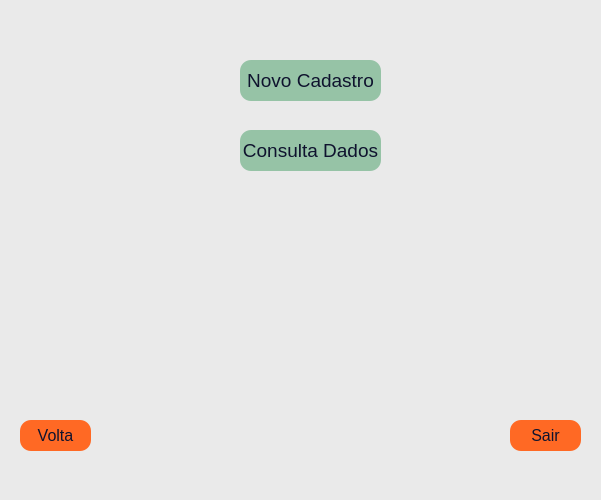
<?xml version="1.0" encoding="UTF-8"?>
<ui version="4.0">
 <class>mainWindow</class>
 <widget class="QMainWindow" name="mainWindow">
  <property name="geometry">
   <rect>
    <x>0</x>
    <y>0</y>
    <width>601</width>
    <height>500</height>
   </rect>
  </property>
  <property name="maximumSize">
   <size>
    <width>601</width>
    <height>500</height>
   </size>
  </property>
  <property name="windowTitle">
   <string/>
  </property>
  <property name="styleSheet">
   <string notr="true">background: #eaeaea;</string>
  </property>
  <widget class="QWidget" name="centralwidget">
   <widget class="QPushButton" name="new_cadastros">
    <property name="geometry">
     <rect>
      <x>240</x>
      <y>60</y>
      <width>141</width>
      <height>41</height>
     </rect>
    </property>
    <property name="font">
     <font>
      <family>Arial</family>
      <pointsize>14</pointsize>
      <weight>50</weight>
      <italic>false</italic>
      <bold>false</bold>
     </font>
    </property>
    <property name="styleSheet">
     <string notr="true">QPushButton {
	font: 14pt &quot;Arial&quot;;
	border-radius: 11px;
	color: #0f132e;
	background-color:#96c3a6;
}

QPushButton:hover {
   
	background-color: #536d88;
}</string>
    </property>
    <property name="text">
     <string>Novo Cadastro</string>
    </property>
   </widget>
   <widget class="QPushButton" name="volta_for_opcoes">
    <property name="geometry">
     <rect>
      <x>20</x>
      <y>420</y>
      <width>71</width>
      <height>31</height>
     </rect>
    </property>
    <property name="font">
     <font>
      <family>Arial</family>
      <pointsize>12</pointsize>
      <weight>50</weight>
      <italic>false</italic>
      <bold>false</bold>
     </font>
    </property>
    <property name="styleSheet">
     <string notr="true">QPushButton {
	font: 12pt &quot;Arial&quot;;
	border-radius: 11px;
	color: #0f132e;
	background-color: #FF6924;
}

QPushButton:hover {
   
	background-color: #FF793C;
}</string>
    </property>
    <property name="text">
     <string>Volta</string>
    </property>
   </widget>
   <widget class="QPushButton" name="volta_for_opcoes_2">
    <property name="geometry">
     <rect>
      <x>510</x>
      <y>420</y>
      <width>71</width>
      <height>31</height>
     </rect>
    </property>
    <property name="font">
     <font>
      <family>Arial</family>
      <pointsize>12</pointsize>
      <weight>50</weight>
      <italic>false</italic>
      <bold>false</bold>
     </font>
    </property>
    <property name="styleSheet">
     <string notr="true">QPushButton {
	font: 12pt &quot;Arial&quot;;
	border-radius: 11px;
	color: #0f132e;
	background-color: #FF6924;
}

QPushButton:hover {
   
	background-color: #FF793C;
}</string>
    </property>
    <property name="text">
     <string>Sair</string>
    </property>
   </widget>
   <widget class="QPushButton" name="conulta_dados">
    <property name="geometry">
     <rect>
      <x>240</x>
      <y>130</y>
      <width>141</width>
      <height>41</height>
     </rect>
    </property>
    <property name="font">
     <font>
      <family>Arial</family>
      <pointsize>14</pointsize>
      <weight>50</weight>
      <italic>false</italic>
      <bold>false</bold>
     </font>
    </property>
    <property name="styleSheet">
     <string notr="true">QPushButton {
	font: 14pt &quot;Arial&quot;;
	border-radius: 11px;
	color: #0f132e;
	background-color:#96c3a6;
}

QPushButton:hover {
   
	background-color: #536d88;
}</string>
    </property>
    <property name="text">
     <string>Consulta Dados</string>
    </property>
   </widget>
  </widget>
  <widget class="QStatusBar" name="statusbar"/>
 </widget>
 <resources/>
 <connections/>
</ui>
